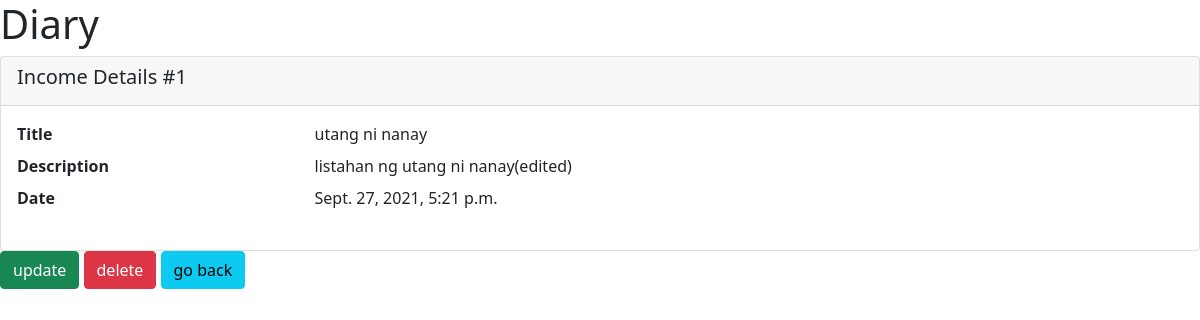
/list/detail/1 (signed in), run on the app's committed database.
### list/models.py (models this page shows, shortened)
class List(models.Model):
	title 				= models.CharField(max_length=32)
	description 		= models.TextField()
	timestamp			= models.DateTimeField(auto_now_add=True)
	user 				= models.ForeignKey(User, related_name='list', on_delete=models.CASCADE, null=True)

### list/views.py (the view)
# urls.py: path('detail/<int:pk>', views.ListDetailView.as_view(), name='list_detail'),
@method_decorator(login_required, name='dispatch')
class ListDetailView(DetailView):
	model = List
	template_name = 'list/detail.html'
	context_object_name = 'list'
	def get_object(self, queryset=None):
		obj = super(ListDetailView, self).get_object(queryset=queryset)
		if obj.user != self.request.user:
			raise Http404()
		return obj
	def get_queryset(self):
		queryset = super(ListDetailView, self).get_queryset()
		return queryset.filter(user=self.request.user)
	def get_context_data(self, **kwargs):
		context = super(ListDetailView, self).get_context_data(**kwargs)
		list_obj = context['list']
		delete_link = reverse_lazy('list_delete', kwargs={'pk':list_obj.pk})
		update_link = reverse_lazy('list_update', kwargs={'pk':list_obj.pk})
		context['delete_link'] = delete_link
		context['update_link'] = update_link
		context['go_back_link'] = reverse_lazy('lists_list')
		return context

### templates/list/detail.html
{% extends 'diary_base.html' %}
{% block content %}
	<div class="card">
	    <div class="card-header">
	        <h5 class="card-title">Income Details #{{list.id}}</h5>
	    </div>
	    <div class="card-body">
	    <dl class="row">
	      <dt class="col-sm-3">Title</dt>
	      <dd class="col-sm-9">{{ list.title}}</dd>
	      <dt class="col-sm-3">Description</dt>
	      <dd class="col-sm-9">{{ list.description}}</dd>
	      <dt class="col-sm-3">Date</dt>
	      <dd class="col-sm-9">{{ list.timestamp}}</dd>
	    </dl>
	    </div>
	</div>
	<a href="{{update_link}}" class="btn btn-success">update</a>
	<a href="{{delete_link}}" class="btn btn-danger">delete</a>
	<a href="{{go_back_link}}" class="btn btn-info">go back</a>
{% endblock %}

### data on the page
List: id "1", title "utang ni nanay", description "listahan ng utang ni nanay(edited)", timestamp "Sept. 27, 2021, 5:21 p.m."
